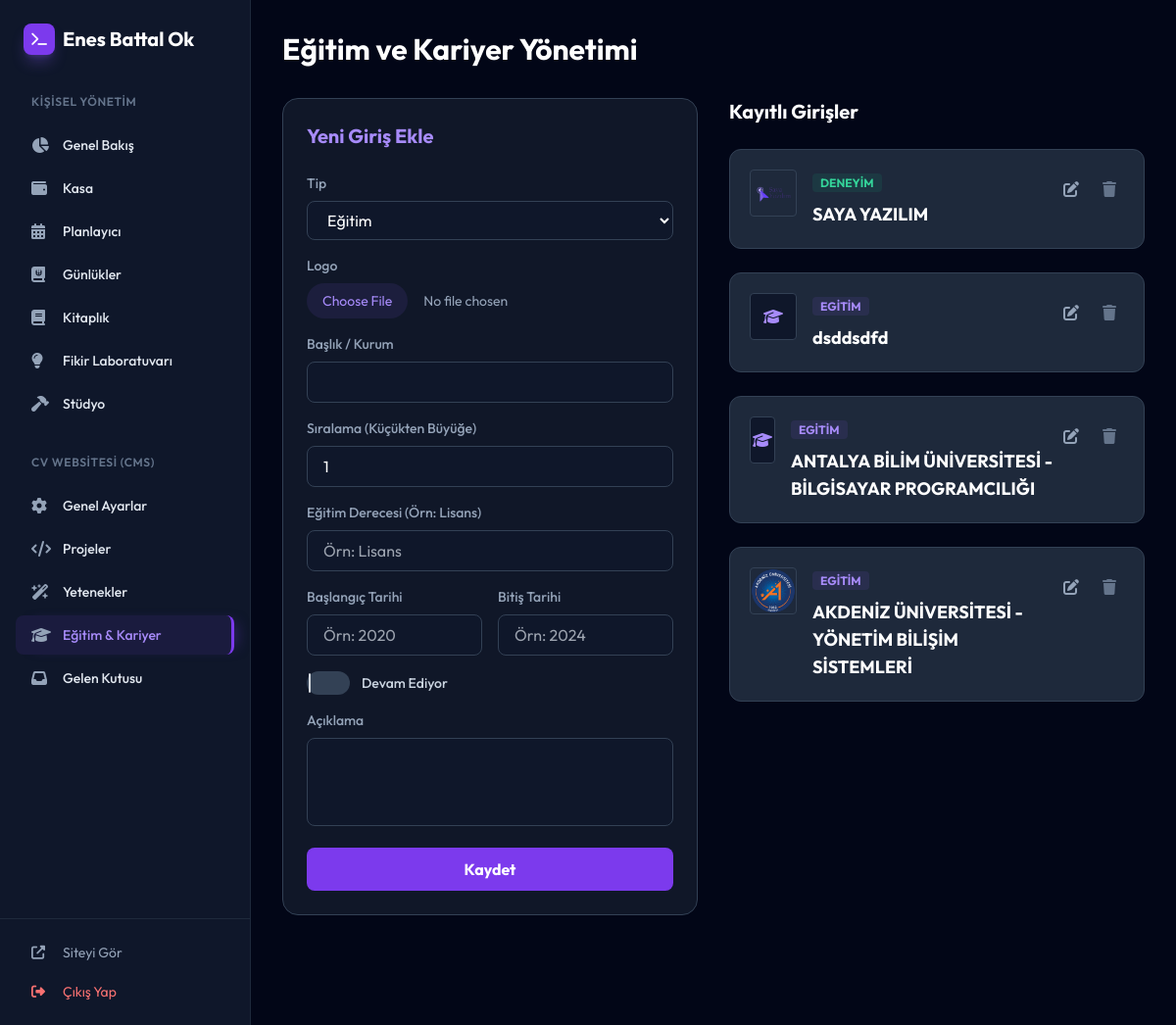
/admin/resume (signed in), run on an earlier commit of the app's database.
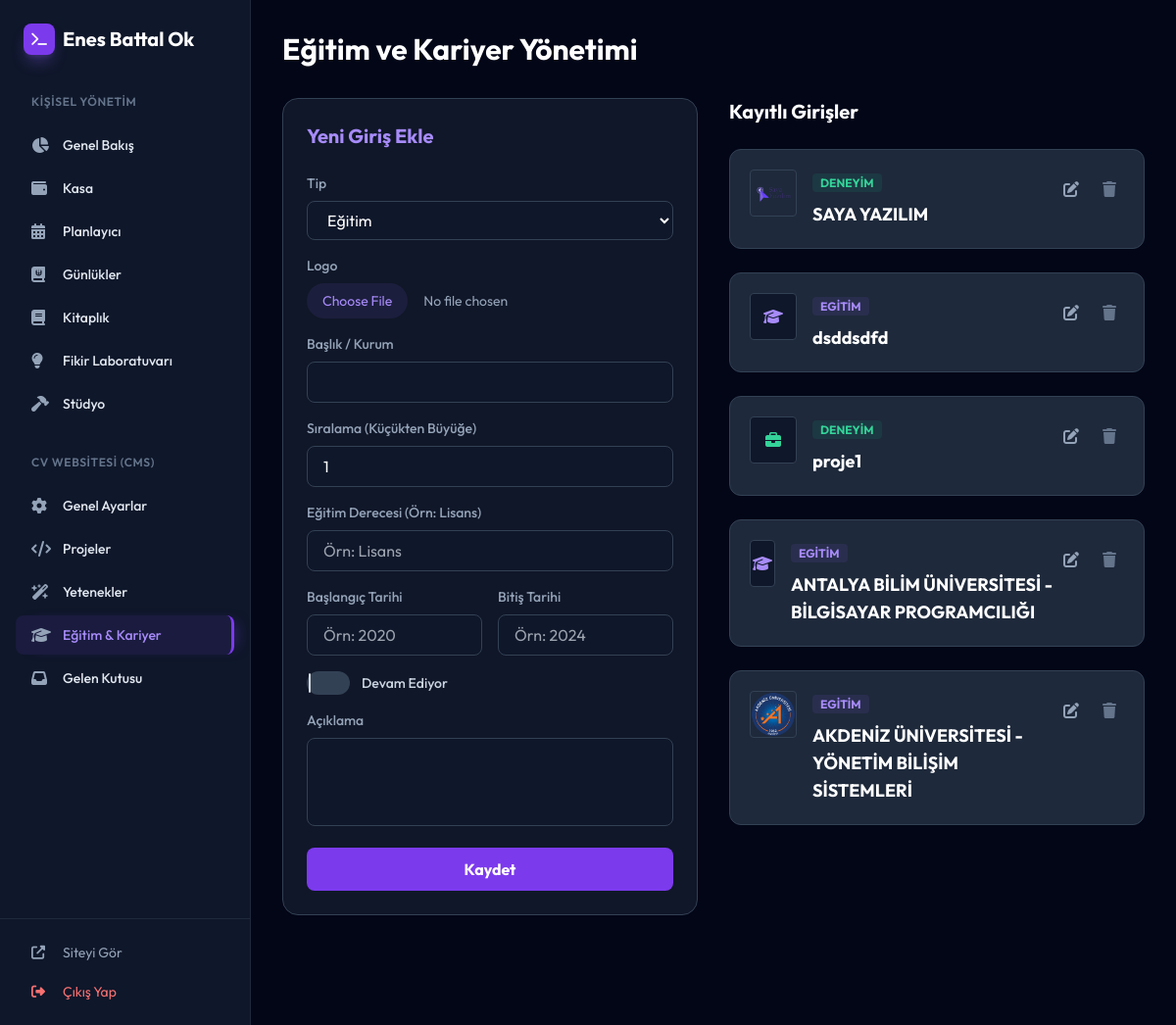
And on a later commit of the database.
### models.py (models this page shows)
class YolHaritasi(db.Model):
    id = db.Column(db.Integer, primary_key=True)
    kategori_id = db.Column(db.Integer, db.ForeignKey('calisma_kategori.id'), nullable=True)
    baslik = db.Column(db.String(200), nullable=False)
    durum = db.Column(db.String(50))
    notlar = db.Column(db.Text)
    tip = db.Column(db.String(50)) # 'Egitim' veya 'Deneyim'
    tarih_araligi = db.Column(db.String(100))
    logo_url = db.Column(db.String(255))
    order_index = db.Column(db.Integer, default=0)
    start_date = db.Column(db.String(50))
    end_date = db.Column(db.String(50))
    is_active = db.Column(db.Boolean, default=False)
    position = db.Column(db.String(100))
    degree = db.Column(db.String(100)) # Yeni alan: Eğitim Derecesi
    kategori = db.relationship('CalismaKategori', backref=db.backref('yol_haritalari', lazy=True))

### main.py (the view, shortened to what this page needs)
    @app.route('/admin/resume', methods=['GET', 'POST'])
    @login_required
    def admin_resume():
        items = YolHaritasi.query.order_by(YolHaritasi.order_index.asc()).all()
        return render_template('admin_resume.html', items=items)

### templates/admin_resume.html (shortened to what this page needs)
{% extends "admin_base.html" %}
{% block content %}
<div class="pb-20">
    <h1 class="text-3xl font-bold text-white mb-8">Eğitim ve Kariyer Yönetimi</h1>
    <div class="grid grid-cols-1 lg:grid-cols-2 gap-8">
        <div class="bg-slate-800/50 p-6 rounded-2xl border border-slate-700 h-fit">
            <h2 class="text-xl font-bold text-violet-400 mb-6">Yeni Giriş Ekle</h2>
            <form action="{{ url_for('admin_resume') }}" method="POST" enctype="multipart/form-data" class="space-y-4">
                <div>
                    <label class="block text-sm font-medium text-slate-400 mb-2">Tip</label>
                    <select name="tip" id="typeSelect" class="w-full px-4 py-2 bg-slate-900 border border-slate-700 rounded-lg text-white focus:border-violet-500 outline-none">
                        <option value="Egitim">Eğitim</option>
                    </select>
                </div>
                <div>
                    <label class="block text-sm font-medium text-slate-400 mb-2">Logo</label>
                    <input type="file" name="logo" class="w-full text-sm text-slate-400 file:mr-4 file:py-2 file:px-4 file:rounded-full file:border-0 file:bg-violet-500/10 file:text-violet-400">
                </div>
                <div>
                    <label class="block text-sm font-medium text-slate-400 mb-2">Başlık / Kurum</label>
                    <input type="text" name="baslik" required class="w-full px-4 py-2 bg-slate-900 border border-slate-700 rounded-lg text-white focus:border-violet-500 outline-none">
                </div>
                <div>
                    <label class="block text-sm font-medium text-slate-400 mb-2">Sıralama (Küçükten Büyüğe)</label>
                    <input type="number" name="order_index" value="1" min="1" class="w-full px-4 py-2 bg-slate-900 border border-slate-700 rounded-lg text-white focus:border-violet-500 outline-none">
                </div>
                <div id="dynamic_field_container">
                    <label id="dynamic_label" class="block text-sm font-medium text-slate-400 mb-2">Eğitim Derecesi (Örn: Lisans)</label>
                    <input type="text" id="dynamic_input" name="degree" placeholder="Örn: Lisans" class="w-full px-4 py-2 bg-slate-900 border border-slate-700 rounded-lg text-white focus:border-violet-500 outline-none">
                </div>
                <div class="grid grid-cols-2 gap-4">
                    <div>
                        <label class="block text-sm font-medium text-slate-400 mb-2">Başlangıç Tarihi</label>
                        <input type="text" name="start_date" placeholder="Örn: 2020" class="w-full px-4 py-2 bg-slate-900 border border-slate-700 rounded-lg text-white focus:border-violet-500 outline-none">
                    </div>
                    <div>
                        <label class="block text-sm font-medium text-slate-400 mb-2">Bitiş Tarihi</label>
                        <input type="text" name="end_date" placeholder="Örn: 2024" class="w-full px-4 py-2 bg-slate-900 border border-slate-700 rounded-lg text-white focus:border-violet-500 outline-none">
                    </div>
                </div>
                <div class="flex items-center">
                    <label class="relative inline-flex items-center cursor-pointer">
                        <div class="w-11 h-6 bg-slate-700 peer-focus:outline-none peer-focus:ring-4 peer-focus:ring-violet-800 rounded-full peer peer-checked:after:translate-x-full peer-checked:after:border-white after:content-[''] after:absolute after:top-[2px] after:left-[2px] after:bg-white after:border-gray-300 after:border after:rounded-full after:h-5 after:width-5 after:transition-all peer-checked:bg-violet-600"></div>
                        <span class="ml-3 text-sm font-medium text-slate-300">Devam Ediyor</span>
                    </label>
                </div>
                <div>
                    <label class="block text-sm font-medium text-slate-400 mb-2">Açıklama</label>
                    <textarea name="notlar" rows="3" class="w-full px-4 py-2 bg-slate-900 border border-slate-700 rounded-lg text-white focus:border-violet-500 outline-none resize-none"></textarea>
                </div>
                <button type="submit" class="w-full py-2.5 bg-violet-600 hover:bg-violet-700 text-white font-bold rounded-lg transition-all">Kaydet</button>
            </form>
        </div>
        <div class="space-y-6">
            <h2 class="text-xl font-bold text-white">Kayıtlı Girişler</h2>
            {% for item in items %}
            <div class="bg-slate-800 p-5 rounded-xl border border-slate-700 flex justify-between items-start">
                <div class="flex gap-4">
                    {% if item.logo_url %}
                    <img src="{{ item.logo_url }}" class="w-12 h-12 rounded object-cover border border-slate-700">
                    {% else %}
                    <div class="w-12 h-12 rounded bg-slate-900 flex items-center justify-center border border-slate-700">
                        <i class="fas {% if item.tip == 'Egitim' %}fa-graduation-cap text-violet-400{% else %}fa-briefcase text-emerald-400{% endif %}"></i>
                    </div>
                    {% endif %}
                    <div>
                        <span class="text-xs font-bold uppercase px-2 py-0.5 rounded {% if item.tip == 'Egitim' %}bg-violet-500/10 text-violet-400{% else %}bg-emerald-500/10 text-emerald-400{% endif %}">{{ item.tip }}</span>
                        <h3 class="text-lg font-bold text-white mt-2">{{ item.baslik }}</h3>
                    </div>
                </div>
                <div class="flex gap-2">
                    <a href="{{ url_for('edit_resume', id=item.id) }}" class="text-slate-400 hover:text-violet-400 transition-colors p-2"><i class="fas fa-edit"></i></a>
                    <a href="{{ url_for('delete_resume', id=item.id) }}" class="text-slate-500 hover:text-red-500 transition-colors p-2"><i class="fas fa-trash"></i></a>
                </div>
            </div>
            {% endfor %}
        </div>
    </div>
</div>
{% endblock %}

### templates/admin_base.html (shortened to what this page needs)
<!DOCTYPE html>
<html lang="tr">
<head>
    <script src="https://cdn.tailwindcss.com"></script>
    <link rel="stylesheet" href="https://cdnjs.cloudflare.com/ajax/libs/font-awesome/6.5.1/css/all.min.css">
    <link rel="stylesheet" href="https://cdnjs.cloudflare.com/ajax/libs/cropperjs/1.5.13/cropper.min.css">
</head>
<body class="bg-slate-950 text-slate-200 flex min-h-screen">
    <aside id="sidebar" class="w-64 bg-slate-900 border-r border-slate-800 flex flex-col fixed h-full z-50 transition-transform -translate-x-full lg:translate-x-0">
        <div class="p-6 hidden lg:block">
            <h1 class="text-xl font-bold text-white flex items-center gap-2">
                <span class="w-8 h-8 bg-violet-600 rounded-lg flex items-center justify-center shadow-lg shadow-violet-500/30">
                    <i class="fas fa-terminal text-sm"></i>
                </span>
                Enes Battal Ok
            </h1>
        </div>
        <nav class="flex-grow overflow-y-auto px-4 space-y-8 py-4">
            <div>
                <p class="px-4 text-xs font-semibold text-slate-500 uppercase tracking-wider mb-4">Kişisel Yönetim</p>
                <div class="space-y-1">
                    <a href="{{ url_for('dashboard') }}" class="flex items-center gap-3 px-4 py-2.5 rounded-lg transition-all hover:bg-slate-800 group {% if request.path == url_for('dashboard') %}sidebar-item-active{% endif %}">
                        <i class="fas fa-chart-pie w-5 text-slate-400 group-hover:text-violet-400"></i>
                        <span class="text-sm font-medium">Genel Bakış</span>
                    </a>
                    <a href="{{ url_for('admin_finance') }}" class="flex items-center gap-3 px-4 py-2.5 rounded-lg transition-all hover:bg-slate-800 group {% if request.path == url_for('admin_finance') %}sidebar-item-active{% endif %}">
                        <i class="fas fa-wallet w-5 text-slate-400 group-hover:text-violet-400"></i>
                        <span class="text-sm font-medium">Kasa</span>
                    </a>
                    <a href="{{ url_for('admin_planner') }}" class="flex items-center gap-3 px-4 py-2.5 rounded-lg transition-all hover:bg-slate-800 group {% if request.path == url_for('admin_planner') %}sidebar-item-active{% endif %}">
                        <i class="fas fa-calendar-alt w-5 text-slate-400 group-hover:text-violet-400"></i>
                        <span class="text-sm font-medium">Planlayıcı</span>
                    </a>
                    <a href="{{ url_for('admin_diaries') }}" class="flex items-center gap-3 px-4 py-2.5 rounded-lg transition-all hover:bg-slate-800 group {% if request.path == url_for('admin_diaries') %}sidebar-item-active{% endif %}">
                        <i class="fas fa-journal-whills w-5 text-slate-400 group-hover:text-violet-400"></i>
                        <span class="text-sm font-medium">Günlükler</span>
                    </a>
                    <a href="{{ url_for('admin_books') }}" class="flex items-center gap-3 px-4 py-2.5 rounded-lg transition-all hover:bg-slate-800 group {% if request.path == url_for('admin_books') %}sidebar-item-active{% endif %}">
                        <i class="fas fa-book w-5 text-slate-400 group-hover:text-violet-400"></i>
                        <span class="text-sm font-medium">Kitaplık</span>
                    </a>
                    <a href="{{ url_for('admin_ideas') }}" class="flex items-center gap-3 px-4 py-2.5 rounded-lg transition-all hover:bg-slate-800 group {% if request.path == url_for('admin_ideas') %}sidebar-item-active{% endif %}">
                        <i class="fas fa-lightbulb w-5 text-slate-400 group-hover:text-violet-400"></i>
                        <span class="text-sm font-medium">Fikir Laboratuvarı</span>
                    </a>
                    <a href="{{ url_for('admin_studio') }}" class="flex items-center gap-3 px-4 py-2.5 rounded-lg transition-all hover:bg-slate-800 group {% if request.path == url_for('admin_studio') %}sidebar-item-active{% endif %}">
                        <i class="fas fa-hammer w-5 text-slate-400 group-hover:text-violet-400"></i>
                        <span class="text-sm font-medium">Stüdyo</span>
                    </a>
                </div>
            </div>
            <div>
                <p class="px-4 text-xs font-semibold text-slate-500 uppercase tracking-wider mb-4">CV Websitesi (CMS)</p>
                <div class="space-y-1">
                    <a href="{{ url_for('admin_settings') }}" class="flex items-center gap-3 px-4 py-2.5 rounded-lg transition-all hover:bg-slate-800 group {% if request.path == url_for('admin_settings') %}sidebar-item-active{% endif %}">
                        <i class="fas fa-cog w-5 text-slate-400 group-hover:text-violet-400"></i>
                        <span class="text-sm font-medium">Genel Ayarlar</span>
                    </a>
                    <a href="{{ url_for('admin_projects') }}" class="flex items-center gap-3 px-4 py-2.5 rounded-lg transition-all hover:bg-slate-800 group {% if request.path == url_for('admin_projects') %}sidebar-item-active{% endif %}">
                        <i class="fas fa-code w-5 text-slate-400 group-hover:text-violet-400"></i>
                        <span class="text-sm font-medium">Projeler</span>
                    </a>
                    <a href="{{ url_for('admin_skills') }}" class="flex items-center gap-3 px-4 py-2.5 rounded-lg transition-all hover:bg-slate-800 group {% if request.path == url_for('admin_skills') %}sidebar-item-active{% endif %}">
                        <i class="fas fa-wand-magic-sparkles w-5 text-slate-400 group-hover:text-violet-400"></i>
                        <span class="text-sm font-medium">Yetenekler</span>
                    </a>
                    <a href="{{ url_for('admin_resume') }}" class="flex items-center gap-3 px-4 py-2.5 rounded-lg transition-all hover:bg-slate-800 group {% if request.path == url_for('admin_resume') %}sidebar-item-active{% endif %}">
                        <i class="fas fa-graduation-cap w-5 text-slate-400 group-hover:text-violet-400"></i>
                        <span class="text-sm font-medium">Eğitim & Kariyer</span>
                    </a>
                    <a href="{{ url_for('admin_inbox') }}" class="flex items-center gap-3 px-4 py-2.5 rounded-lg transition-all hover:bg-slate-800 group {% if request.path == url_for('admin_inbox') %}sidebar-item-active{% endif %}">
                        <i class="fas fa-inbox w-5 text-slate-400 group-hover:text-violet-400"></i>
                        <span class="text-sm font-medium">Gelen Kutusu</span>
                    </a>
                </div>
            </div>
        </nav>
        <div class="p-4 border-t border-slate-800 space-y-1">
            <a href="{{ url_for('home') }}" target="_blank" class="flex items-center gap-3 px-4 py-2 rounded-lg text-slate-400 hover:text-white hover:bg-slate-800 transition-all text-sm">
                <i class="fas fa-external-link-alt w-5"></i>
                Siteyi Gör
            </a>
            <a href="{{ url_for('logout') }}" class="flex items-center gap-3 px-4 py-2 rounded-lg text-red-400 hover:bg-red-500/10 transition-all text-sm">
                <i class="fas fa-sign-out-alt w-5"></i>
                Çıkış Yap
            </a>
        </div>
    </aside>
    <main class="flex-grow lg:ml-64 p-4 md:p-8 pt-20 lg:pt-8">
        {% block content %}{% endblock %}
    </main>
</body>
</html>

### templates/admin_base.html (style rules this page uses)
body { font-family: 'Outfit', sans-serif; }
.sidebar-item-active { background-color: rgb(124 58 237 / 0.1); color: #a78bfa; border-right: 3px solid #7c3aed; box-shadow: 10px 0 15px -10px rgba(124, 58, 237, 0.5); }
#sidebar nav { scrollbar-width: none !important; -ms-overflow-style: none !important; }

What changed in the data, as far as the page shows it:
added YolHaritasi: tip "DENEYIM", baslik "proje1"
